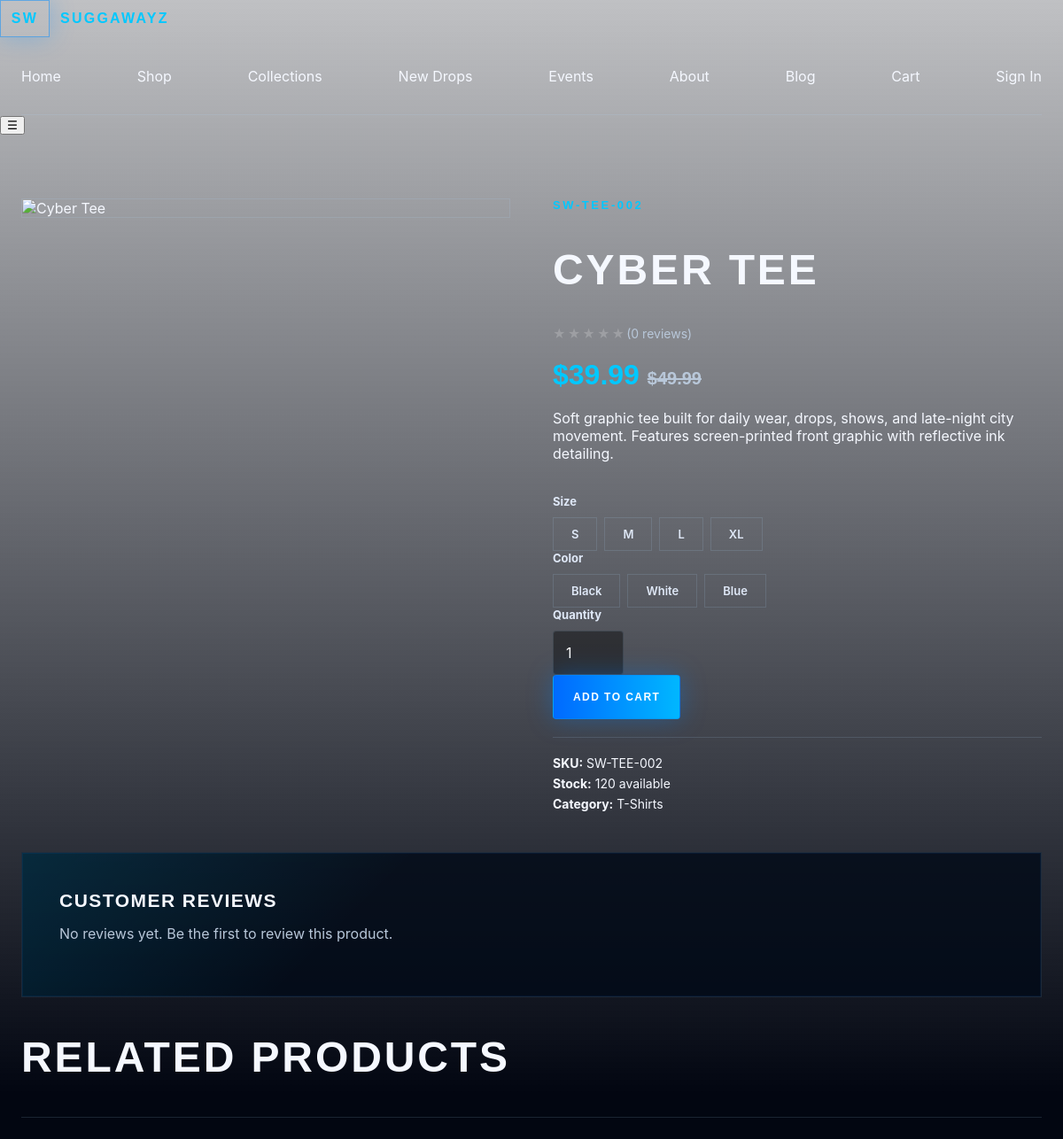
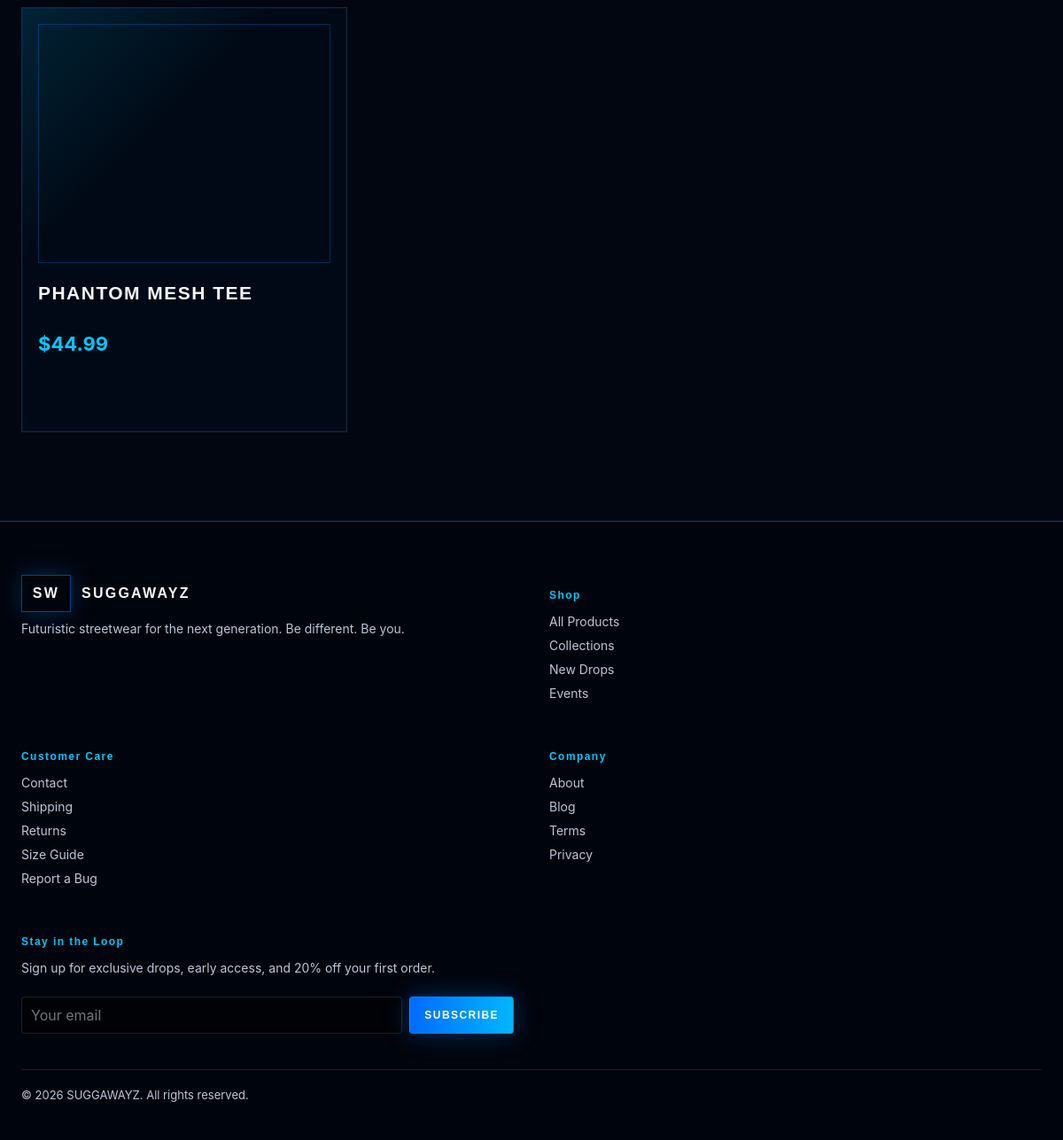
The page /?page=product&slug=cyber-tee on the database its author committed (2 pictures, top to bottom).
### tables this page shows
CREATE TABLE `site_settings` (
  `id` bigint unsigned NOT NULL AUTO_INCREMENT,
  `setting_key` varchar(120) NOT NULL,
  `setting_value` text,
  `created_at` timestamp NULL DEFAULT CURRENT_TIMESTAMP,
  `updated_at` timestamp NULL DEFAULT CURRENT_TIMESTAMP ON UPDATE CURRENT_TIMESTAMP,
  PRIMARY KEY (`id`),
  UNIQUE KEY `setting_key` (`setting_key`)
);

CREATE TABLE `products` (
  `id` bigint unsigned NOT NULL AUTO_INCREMENT,
  `name` varchar(160) NOT NULL,
  `sku` varchar(80) NOT NULL,
  `slug` varchar(180) NOT NULL,
  `description` text NOT NULL,
  `short_description` varchar(255) DEFAULT NULL,
  `seo_description` varchar(255) DEFAULT NULL,
  `price` decimal(10,2) NOT NULL,
  `sale_price` decimal(10,2) DEFAULT NULL,
  `cost_price` decimal(10,2) DEFAULT NULL,
  `sizes` json DEFAULT NULL,
  `colors` json DEFAULT NULL,
  `images` json DEFAULT NULL,
  `videos` json DEFAULT NULL,
  `is_featured` tinyint(1) NOT NULL DEFAULT '0',
  `is_new` tinyint(1) NOT NULL DEFAULT '0',
  `status` enum('draft','active','archived') NOT NULL DEFAULT 'active',
  `category_id` bigint unsigned DEFAULT NULL,
  `meta_title` varchar(180) DEFAULT NULL,
  `meta_description` varchar(255) DEFAULT NULL,
  `created_at` timestamp NULL DEFAULT CURRENT_TIMESTAMP,
  `updated_at` timestamp NULL DEFAULT CURRENT_TIMESTAMP ON UPDATE CURRENT_TIMESTAMP,
  PRIMARY KEY (`id`),
  UNIQUE KEY `sku` (`sku`),
  UNIQUE KEY `slug` (`slug`),
  KEY `category_id` (`category_id`),
  CONSTRAINT `products_ibfk_1` FOREIGN KEY (`category_id`) REFERENCES `categories` (`id`) ON DELETE SET NULL
);

CREATE TABLE `categories` (
  `id` bigint unsigned NOT NULL AUTO_INCREMENT,
  `name` varchar(120) NOT NULL,
  `slug` varchar(140) NOT NULL,
  `description` text,
  `image` varchar(255) DEFAULT NULL,
  `parent_id` bigint unsigned DEFAULT NULL,
  `sort_order` int NOT NULL DEFAULT '0',
  `active` tinyint(1) NOT NULL DEFAULT '1',
  `created_at` timestamp NULL DEFAULT CURRENT_TIMESTAMP,
  PRIMARY KEY (`id`),
  UNIQUE KEY `slug` (`slug`),
  KEY `parent_id` (`parent_id`),
  CONSTRAINT `categories_ibfk_1` FOREIGN KEY (`parent_id`) REFERENCES `categories` (`id`) ON DELETE SET NULL
);

### public/index.php (called while the page is built, shortened)
<?php
$page = $_GET['page'] ?? 'home';
$user = current_user();
switch ($page) {
    case 'product':
        $slug = $_GET['slug'] ?? '';
        $stmt = db()->prepare('SELECT p.*, (SELECT i.stock_quantity FROM inventory i WHERE i.product_id = p.id LIMIT 1) as stock_quantity, c.name as category_name, c.slug as category_slug FROM products p LEFT JOIN categories c ON c.id = p.category_id WHERE p.slug = ? AND p.status = "active"');
        $stmt->execute([$slug]);
        $product = $stmt->fetch();
        $images = json_decode($product['images'] ?? '[]', true);
        $sizes = json_decode($product['sizes'] ?? '[]', true);
        $colors = json_decode($product['colors'] ?? '[]', true);
        $reviews = db()->prepare('SELECT r.*, u.full_name, u.avatar FROM reviews r JOIN users u ON u.id = r.user_id WHERE r.product_id = ? AND r.is_approved = 1 ORDER BY r.created_at DESC')->execute([(int)$product['id']]) ? db()->query('SELECT r.*, u.full_name, u.avatar FROM reviews r JOIN users u ON u.id = r.user_id WHERE r.product_id = 0')->fetchAll() : [];
        $related = db()->prepare('SELECT p.*, (SELECT i.stock_quantity FROM inventory i WHERE i.product_id = p.id LIMIT 1) as stock_quantity FROM products p WHERE p.category_id = ? AND p.id != ? AND p.status = "active" LIMIT 4');
        $related->execute([(int)$product['category_id'], (int)$product['id']]);
        $relatedProducts = $related->fetchAll();
        $hero_class = 'hero-product';
        $content = render_product_detail($product, $images, $sizes, $colors, $reviews, $relatedProducts, $user);
        break;
    ob_start(); ?>
    <?php $content = ob_get_clean();
}
require dirname(__DIR__) . '/app/Views/layouts/main.php';

### app/Helpers/functions.php (called while the page is built, shortened)
<?php
function config(string $key, mixed $default = null): mixed
{
    static $loaded = [];
    $parts = explode('.', $key, 2);
    $file = $parts[0];
    if (!isset($loaded[$file])) {
        $path = dirname(__DIR__, 2) . "/config/{$file}.php";
        $loaded[$file] = file_exists($path) ? require $path : [];
    }
    if (!isset($parts[1])) return $loaded[$file];
    $value = $loaded[$file];
    return $value;
}
function db(): PDO
{
    static $pdo = null;
    if ($pdo) return $pdo;
    $cfg = config('database');
    $pdo = new PDO(
        "mysql:host={$cfg['host']};port={$cfg['port']};dbname={$cfg['database']};charset={$cfg['charset']}",
        $cfg['username'],
        $cfg['password'],
        [
            PDO::ATTR_ERRMODE => PDO::ERRMODE_EXCEPTION,
            PDO::ATTR_DEFAULT_FETCH_MODE => PDO::FETCH_ASSOC,
            PDO::ATTR_EMULATE_PREPARES => false,
        ]
    );
    return $pdo;
}
function e(?string $value): string
{
    return htmlspecialchars((string)$value, ENT_QUOTES, 'UTF-8');
}
function current_user(): ?array
{
    if (empty($_SESSION['user_id'])) return null;
    $stmt = db()->prepare('SELECT * FROM users WHERE id = ? LIMIT 1');
    $stmt->execute([(int)$_SESSION['user_id']]);
    return $stmt->fetch() ?: null;
}
function site_setting(string $key, string $default = ''): string
{
    $stmt = db()->prepare('SELECT setting_value FROM site_settings WHERE setting_key = ?');
    $stmt->execute([$key]);
    $val = $stmt->fetchColumn();
    return $val !== false && $val !== null ? (string)$val : $default;
}

### app/Views/render.php (the view, shortened to what this page needs)
    <?php
function render_product_detail(array $product, array $images, array $sizes, array $colors, array $reviews, array $related, ?array $user): string
{
    $rating = db()->prepare('SELECT COALESCE(AVG(rating), 0) as avg_rating, COUNT(*) as count FROM reviews WHERE product_id = ? AND is_approved = 1');
    $rating->execute([(int)$product['id']]);
    $ratingData = $rating->fetch();
    ob_start(); ?>
    <div class="product-detail">
      <div class="product-gallery">
        <div class="gallery-main">
          <img src="<?= e($images[0] ?? '/assets/img/background.png') ?>" alt="<?= e($product['name']) ?>">
        </div>
      </div>
      <div class="product-info">
        <p class="eyebrow"><?= e($product['sku']) ?></p>
        <h2><?= e($product['name']) ?></h2>
        <div class="rating">
          <?php for ($i = 1; $i <= 5; $i++): ?>
            <span class="star <?= $i <= round((float)$ratingData['avg_rating']) ? 'filled' : '' ?>">★</span>
          <?php endfor; ?>
          <span>(<?= (int)$ratingData['count'] ?> reviews)</span>
        </div>
        <div class="product-price">
          <?php if ($product['sale_price']): ?>
            <span class="sale-price">$<?= e(number_format((float)$product['sale_price'], 2)) ?></span>
            <span class="original-price">$<?= e(number_format((float)$product['price'], 2)) ?></span>
          <?php else: ?>
            <span>$<?= e(number_format((float)$product['price'], 2)) ?></span>
          <?php endif; ?>
        </div>
        <p><?= nl2br(e($product['description'])) ?></p>
        <form method="post">
          <?php if (!empty($sizes)): ?>
            <div class="option-group">
              <label>Size</label>
              <div class="option-buttons">
                <?php foreach ($sizes as $size): ?>
                  <label class="option-btn">
                    <span><?= e($size) ?></span>
                  </label>
                <?php endforeach; ?>
              </div>
            </div>
          <?php endif; ?>
          <?php if (!empty($colors)): ?>
            <div class="option-group">
              <label>Color</label>
              <div class="option-buttons">
                <?php foreach ($colors as $color): ?>
                  <label class="option-btn">
                    <span><?= e($color) ?></span>
                  </label>
                <?php endforeach; ?>
              </div>
            </div>
          <?php endif; ?>
          <div class="option-group">
            <label>Quantity</label>
            <input type="number" name="quantity" value="1" min="1" max="99" style="width:80px">
          </div>
          <div class="product-actions">
            <button class="button primary" type="submit" <?= $product['stock_quantity'] < 1 ? 'disabled' : '' ?>>
              <?= $product['stock_quantity'] < 1 ? 'Sold Out' : 'Add to Cart' ?>
            </button>
          </div>
        </form>
        <div class="product-meta-info">
          <p><strong>SKU:</strong> <?= e($product['sku']) ?></p>
          <p><strong>Stock:</strong> <?= $product['stock_quantity'] > 0 ? e((string)$product['stock_quantity']) . ' available' : 'Sold Out' ?></p>
          <p><strong>Category:</strong> <a href="/?page=shop&category=<?= e($product['category_slug'] ?? '') ?>"><?= e($product['category_name'] ?? 'Uncategorized') ?></a></p>
        </div>
      </div>
    </div>
    <section class="panel" style="margin-top:40px">
      <h3>Customer Reviews</h3>
      <?php if (empty($reviews)): ?>
        <p>No reviews yet. Be the first to review this product.</p>
      <?php endif; ?>
    </section>
    <?php if (!empty($related)): ?>
      <section class="section-title" style="margin-top:40px">
        <h2>Related Products</h2>
      </section>
      <section class="product-grid">
        <?php foreach ($related as $rp): ?>
          <article class="product-card">
            <a href="/?page=product&slug=<?= e($rp['slug']) ?>">
              <div class="product-image" style="background-image: url('<?= e(json_decode($rp['images'], true)[0] ?? '/assets/img/background.png') ?>')"></div>
              <h3><?= e($rp['name']) ?></h3>
              <div class="product-meta">
                <strong>$<?= e(number_format((float)($rp['sale_price'] ?: $rp['price']), 2)) ?></strong>
              </div>
            </a>
          </article>
        <?php endforeach; ?>
      </section>
    <?php endif; ?>
    <?php
    return ob_get_clean();
}
    ob_start(); ?>

### app/Views/layouts/main.php (shortened to what this page needs)
<?php
$footerTagline = site_setting('footer_tagline', 'Futuristic streetwear for the next generation. Be different. Be you.');
$siteIcon = site_setting('site_icon_text', 'SW');
?><!DOCTYPE html>
<html lang="en">
<head>
  <link rel="stylesheet" href="/assets/css/style.css">
</head>
<body>
  <header class="header">
    <div class="header-inner">
      <a href="/" class="brand">
        <span class="brand-mark"><?= e($siteIcon) ?></span>
        <span>SUGGAWAYZ</span>
      </a>
      <nav class="nav">
        <a href="/">Home</a>
        <a href="/?page=shop">Shop</a>
        <a href="/?page=collections">Collections</a>
        <a href="/?page=new-drops">New Drops</a>
        <a href="/?page=lookbook">Events</a>
        <a href="/?page=about">About</a>
        <a href="/?page=blog">Blog</a>
        <a href="/?page=cart" class="cart-link">Cart <?php if (cart_count() > 0): ?><span class="cart-badge"><?= e((string)cart_count()) ?></span><?php endif; ?></a>
        <?php if ($user): ?>
          <a href="/?page=<?= is_admin($user) ? 'admin' : 'account' ?>" class="nav-account"><?= e($user['full_name'] ?: $user['username']) ?></a>
          <form method="post" class="inline-form" style="margin:0"><input type="hidden" name="action" value="logout"><?= csrf_field() ?><button class="button" style="padding:4px 8px;min-height:auto;font-size:11px">Logout</button></form>
        <?php else: ?>
          <a href="/?page=login" class="nav-account">Sign In</a>
        <?php endif; ?>
      </nav>
      <button class="menu-toggle" aria-label="Menu">☰</button>
    </div>
  </header>
  <main class="main <?= $hero_class ?? '' ?>">
    <?= $content ?? '' ?>
  </main>
  <footer class="footer">
    <div class="footer-inner">
      <div class="footer-grid">
        <div class="footer-col">
          <div class="brand">
            <span class="brand-mark"><?= e($siteIcon) ?></span>
            <span>SUGGAWAYZ</span>
          </div>
          <p><?= e($footerTagline) ?></p>
        </div>
        <div class="footer-col">
          <h4>Shop</h4>
          <a href="/?page=shop">All Products</a>
          <a href="/?page=collections">Collections</a>
          <a href="/?page=new-drops">New Drops</a>
          <a href="/?page=lookbook">Events</a>
        </div>
        <div class="footer-col">
          <h4>Customer Care</h4>
          <a href="/?page=contact">Contact</a>
          <a href="/?page=shipping">Shipping</a>
          <a href="/?page=returns">Returns</a>
          <a href="/?page=size-guide">Size Guide</a>
          <a href="/?page=bug-report">Report a Bug</a>
        </div>
        <div class="footer-col">
          <h4>Company</h4>
          <a href="/?page=about">About</a>
          <a href="/?page=blog">Blog</a>
          <a href="/?page=terms">Terms</a>
          <a href="/?page=privacy">Privacy</a>
        </div>
        <div class="footer-col">
          <h4>Stay in the Loop</h4>
          <p><?= e(site_setting('hero_subscribe', 'Subscribe for exclusive drops and early access.')) ?></p>
          <form method="post" action="/?page=subscribe" class="footer-form">
            <input type="email" name="email" placeholder="Your email" required>
            <button type="submit" class="button primary">Subscribe</button>
          </form>
        </div>
      </div>
      <div class="footer-bottom">
        <p>&copy; <?= date('Y') ?> SUGGAWAYZ. All rights reserved.</p>
      </div>
    </div>
  </footer>
</body>
</html>

### rows shown on the page
site_settings: setting_value "SW"
products: name "CYBER TEE", sale_price "39.99", price "49.99", description "Soft graphic tee built for daily wear, drops, shows, and late-night city movement. Features screen-printed front graphic with reflective ink detailing.", sku "SW-TEE-002", category.name "T-Shirts"
products: name "PHANTOM MESH TEE", price "44.99"
site_settings: setting_value "Futuristic streetwear for the next generation. Be different. Be you."
site_settings: setting_value "Sign up for exclusive drops, early access, and 20% off your first order."

### other values the page prints
$ratingData['count'] "0"
$size "S"
$size "M"
$size "L"
$size "XL"
$color "Black"
$color "White"
$color "Blue"
$product['stock_quantity'] "120"
